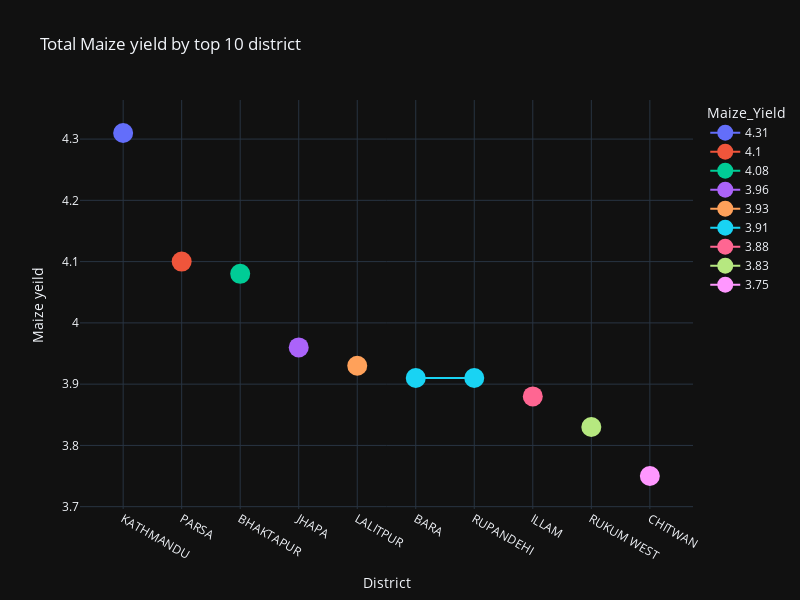

Here is the notebook cell this chart was saved with:
### Code cell
fig = px.line(maize_yield, x='District', y='Maize_Yield',
             title='Total Maize yield by top 10 district',
             labels={'District': 'District', 'Maize yield ': 'Maize_Yield'},
             color='Maize_Yield', 
             line_shape="linear",
            markers=True
            
             )

fig.update_layout(xaxis_title='District', yaxis_title='Maize yeild')
fig.update_layout(template='plotly_dark')
fig.update_traces(marker=dict(size=20))
fig.update_layout(height=600,width=800)
fig.show()

### Figure 1 — Plotly figure (JSON) as saved in the notebook; plotly's stock layout.template omitted (floating-point values rounded to 4 significant figures)
{"data": [{"hovertemplate": "Maize_Yield=%{y}<br>District=%{x}<extra></extra>", "legendgroup": "4.31", "line": {"color": "#636efa", "dash": "solid", "shape": "linear"}, "marker": {"size": 20, "symbol": "circle"}, "mode": "lines+markers", "name": "4.31", "orientation": "v", "showlegend": true, "type": "scatter", "x": ["KATHMANDU"], "xaxis": "x", "y": [4.31], "yaxis": "y"}, {"hovertemplate": "Maize_Yield=%{y}<br>District=%{x}<extra></extra>", "legendgroup": "4.1", "line": {"color": "#EF553B", "dash": "solid", "shape": "linear"}, "marker": {"size": 20, "symbol": "circle"}, "mode": "lines+markers", "name": "4.1", "orientation": "v", "showlegend": true, "type": "scatter", "x": ["PARSA"], "xaxis": "x", "y": [4.1], "yaxis": "y"}, {"hovertemplate": "Maize_Yield=%{y}<br>District=%{x}<extra></extra>", "legendgroup": "4.08", "line": {"color": "#00cc96", "dash": "solid", "shape": "linear"}, "marker": {"size": 20, "symbol": "circle"}, "mode": "lines+markers", "name": "4.08", "orientation": "v", "showlegend": true, "type": "scatter", "x": ["BHAKTAPUR"], "xaxis": "x", "y": [4.08], "yaxis": "y"}, {"hovertemplate": "Maize_Yield=%{y}<br>District=%{x}<extra></extra>", "legendgroup": "3.96", "line": {"color": "#ab63fa", "dash": "solid", "shape": "linear"}, "marker": {"size": 20, "symbol": "circle"}, "mode": "lines+markers", "name": "3.96", "orientation": "v", "showlegend": true, "type": "scatter", "x": ["JHAPA"], "xaxis": "x", "y": [3.96], "yaxis": "y"}, {"hovertemplate": "Maize_Yield=%{y}<br>District=%{x}<extra></extra>", "legendgroup": "3.93", "line": {"color": "#FFA15A", "dash": "solid", "shape": "linear"}, "marker": {"size": 20, "symbol": "circle"}, "mode": "lines+markers", "name": "3.93", "orientation": "v", "showlegend": true, "type": "scatter", "x": ["LALITPUR"], "xaxis": "x", "y": [3.93], "yaxis": "y"}, {"hovertemplate": "Maize_Yield=%{y}<br>District=%{x}<extra></extra>", "legendgroup": "3.91", "line": {"color": "#19d3f3", "dash": "solid", "shape": "linear"}, "marker": {"size": 20, "symbol": "circle"}, "mode": "lines+markers", "name": "3.91", "orientation": "v", "showlegend": true, "type": "scatter", "x": ["BARA", "RUPANDEHI"], "xaxis": "x", "y": [3.91, 3.91], "yaxis": "y"}, {"hovertemplate": "Maize_Yield=%{y}<br>District=%{x}<extra></extra>", "legendgroup": "3.88", "line": {"color": "#FF6692", "dash": "solid", "shape": "linear"}, "marker": {"size": 20, "symbol": "circle"}, "mode": "lines+markers", "name": "3.88", "orientation": "v", "showlegend": true, "type": "scatter", "x": ["ILLAM"], "xaxis": "x", "y": [3.88], "yaxis": "y"}, {"hovertemplate": "Maize_Yield=%{y}<br>District=%{x}<extra></extra>", "legendgroup": "3.83", "line": {"color": "#B6E880", "dash": "solid", "shape": "linear"}, "marker": {"size": 20, "symbol": "circle"}, "mode": "lines+markers", "name": "3.83", "orientation": "v", "showlegend": true, "type": "scatter", "x": ["RUKUM WEST"], "xaxis": "x", "y": [3.83], "yaxis": "y"}, {"hovertemplate": "Maize_Yield=%{y}<br>District=%{x}<extra></extra>", "legendgroup": "3.75", "line": {"color": "#FF97FF", "dash": "solid", "shape": "linear"}, "marker": {"size": 20, "symbol": "circle"}, "mode": "lines+markers", "name": "3.75", "orientation": "v", "showlegend": true, "type": "scatter", "x": ["CHITWAN"], "xaxis": "x", "y": [3.75], "yaxis": "y"}], "layout": {"height": 600, "legend": {"title": {"text": "Maize_Yield"}, "tracegroupgap": 0}, "title": {"text": "Total Maize yield by top 10 district"}, "width": 800, "xaxis": {"anchor": "y", "domain": [0, 1], "title": {"text": "District"}}, "yaxis": {"anchor": "x", "categoryarray": [3.75, 3.83, 3.88, 3.91, 3.93, 3.96, 4.08, 4.1, 4.31], "categoryorder": "array", "domain": [0, 1], "title": {"text": "Maize yeild"}}}}
